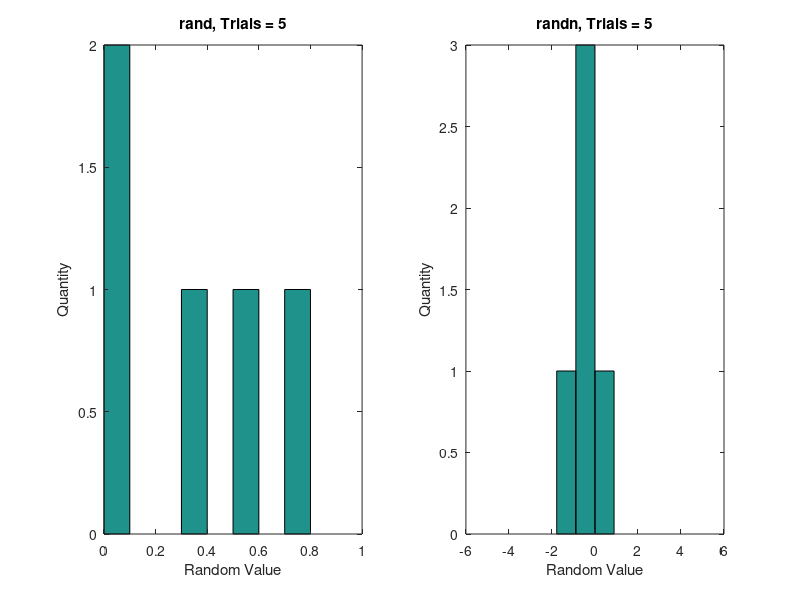

The MATLAB script that drew this image:
% Jacob Alspaw
% jaa134

clear all
testNums = input('Enter an array to start the fun: ');
x1vals = 0.05:0.1:0.95;
x2vals = -4:8/9:4;
for i = 1:length(testNums)
    subplot(length(testNums), 2, 2 * (i - 1) + 1);
    randVals = [ ];
    for j = 1:testNums(i)
        randVals = [randVals rand];
    end
    hist(randVals, x1vals);
    title(['rand, Trials = ' num2str(testNums(i))]);
    xlabel('Random Value');
    ylabel('Quantity');;
    subplot(length(testNums), 2, 2 * i);
    randnVals = [ ];
    for j = 1:testNums(i)
        randnVals = [randnVals randn];
    end
    hist(randnVals, x2vals);
    title(['randn, Trials = ' num2str(testNums(i))]);
    xlabel('Random Value');
    ylabel('Quantity');
end
